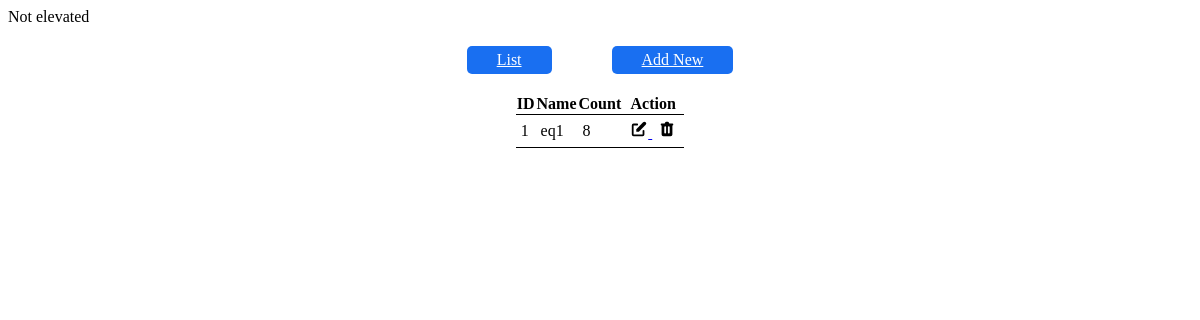
Page /views/dashboard/roles/admin/equipments/index.php on the earlier database version.
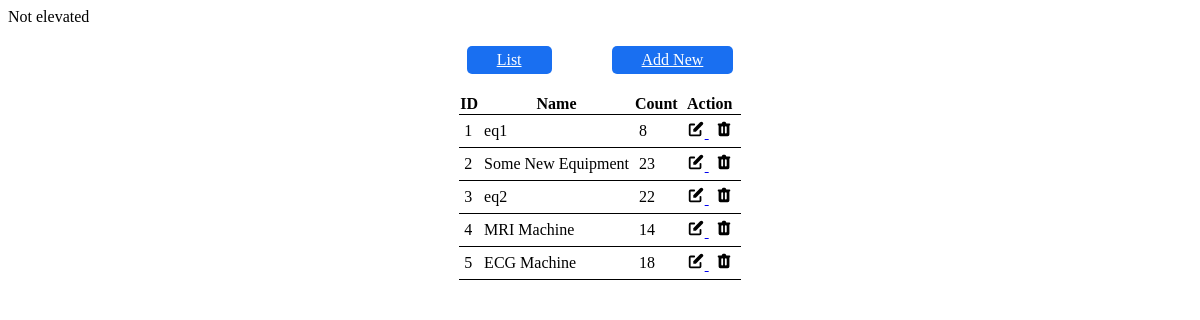
Same page on the later database version.
### tables this page shows
CREATE TABLE `equipments` (
  `id` int NOT NULL,
  `name` varchar(255) NOT NULL,
  `count` int NOT NULL
);

### repository/database.php (called while the page is built, shortened)
<?php
function getConnection()
{
	$db_host = getenv('DB_HOST');
	$db_name = getenv('DB_NAME');
	$db_user = getenv('DB_USER');
	$db_password = getenv('DB_PASSWORD');
	$connection = new mysqli($db_host, $db_user, $db_password, $db_name);
	return $connection;
}
function queryToAssocArray($sql)
{
	try {
		$con = getConnection();
		return $con->query($sql)->fetch_all(MYSQLI_ASSOC);
	} catch (Exception $error) {
		alertMsg($error->getMessage());
		return null;
	}
}

### repository/EquipmentRepo.php (called while the page is built, shortened)
<?php
require_once('database.php');
function getAllEquipments()
{
	return queryToAssocArray("select * from equipments");
}

### views/dashboard/roles/admin/equipments/list.php (the view, shortened to what this page needs)
<table>
	<tr>
		<th>ID</th>
		<th>Name</th>
		<th>Count</th>
		<th>Action</th>
	</tr>
	<?php
	for ($i = 0; $i < count($equipments); ++$i) {
	?>
		<tr>
			<td><?= $equipments[$i]['id'] ?></td>
			<td><?= $equipments[$i]['name'] ?></td>
			<td><?= $equipments[$i]['count'] ?></td>
			<td>
				<a class="btnAction" href="roles/admin/equipments/edit.php?id=<?= $equipments[$i]['id'] ?>">
				</a>
				<a class="btnAction" href="<?= "/app/controllers/admin/deleteEquipment.php?id=" . $equipments[$i]['id'] ?>">
				</a>
			</td>
		</tr>
	<?php
	}
	?>
</table>

### views/dashboard/roles/admin/equipments/index.php (shortened to what this page needs)
<?php
require_once(__DIR__ . '../../../../../../repository/EquipmentRepo.php');
$equipments = getAllEquipments();
?>
<div class="nav">
    <a href="?tab=equipments&subTab=list">List</a>
    <a href="?tab=equipments&subTab=new">Add New</a>
</div>
<div class="dataView">
    <?php
    echo '<br>';
    include('list.php');
    ?>
</div>

### views/dashboard/roles/admin/equipments/index.php (style rules this page uses)
.dataView { display: flex; width: 100%; justify-content: center; }
.nav>a { padding: 5px 30px; margin: 20px 30px; border: 0px; font-size: 16px; color: #fff; border-radius: 5px; background-color: #196ff1; cursor: pointer; }
.nav { width: 100%; display: flex; justify-content: center; }

### views/dashboard/roles/admin/equipments/list.php (style rules this page uses)
table { border-collapse: collapse; }
tr { border-bottom: 0.5px solid; }
td { padding: 5px; }
.btnAction { padding: 1px 2px; margin: 0 1px; }
.actionSvg { width: 18px; color: black; }

Differences in the rows shown:
added equipments: id "2", name "Some New Equipment", count "23"
added equipments: id "3", name "eq2", count "22"
added equipments: id "4", name "MRI Machine", count "14"
added equipments: id "5", name "ECG Machine", count "18"
